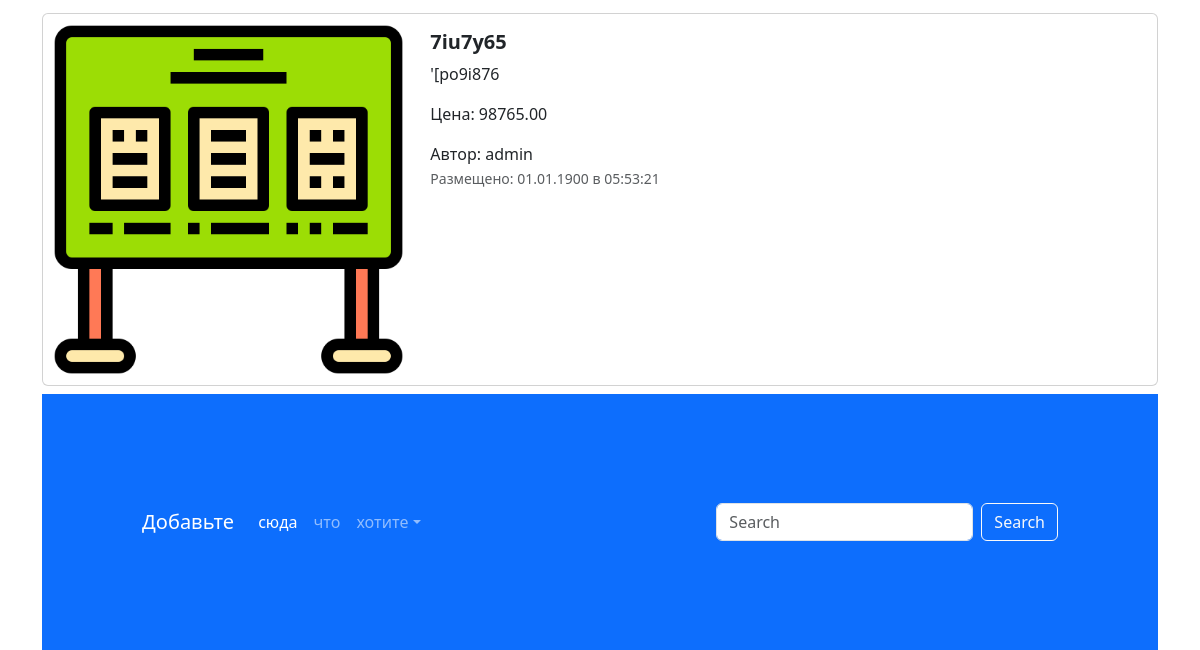
The app's page / (lower part), older data.
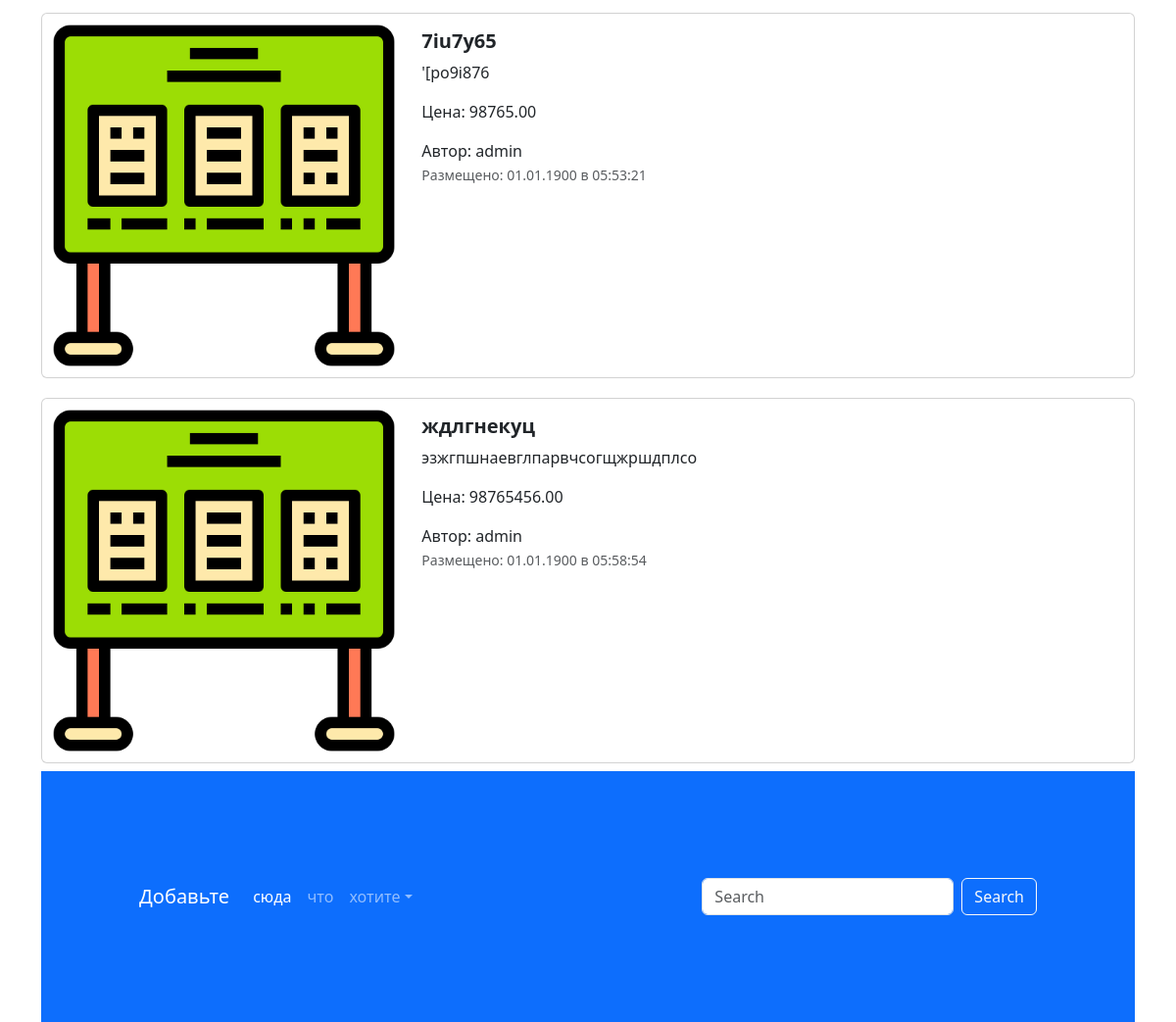
The same page, newer data.
### add/models.py (models this page shows, shortened)
class Advert(models.Model):
    title = models.CharField("Заголовок", max_length=128)
    description = models.TextField("Описание")
    price = models.DecimalField("Цена", max_digits=10, decimal_places=2)
    auction = models.BooleanField("Торг", help_text="Отметьте, если торг уместен")
    created_at = models.DateTimeField(auto_now_add=True)
    updated_at = models.DateTimeField(auto_now=True)
    user = models.ForeignKey(user, verbose_name="Пользователь", on_delete=models.CASCADE)
    image = models.ImageField("Изображение", upload_to="adverts/", default="adverts/adv.png")
    @admin.display(description='Дата создания')
    def date_of_creation(self):
        from django.utils import timezone
        if self.created_at.date() == timezone.now().date():
            created_time = self.created_at.time().strftime("%H:%M:%S")
            return format_html(
                '<span style="color: green; font-weight: bold"> Сегодня в {}</span>', created_time
            )
        return self.created_at.time().strftime("%d.%m.%Y в %H:%M:%S")
    class Meta:
       db_table = 'advertisements'

### add/views.py (the view)
# urls.py: path('', index,  name='main-page'),
def index(request):
    if isinstance(request.user, AnonymousUser):
        user_is_authenticate = False
    else:
        user = authenticate(request, username=request.user.username, password=request.user.password)
        user_is_authenticate = user is None
    adverts = Advert.objects.all()
    context = {"adverts": adverts,
               'user_is_authenticate': user_is_authenticate
               }
    return render(request, 'add/index.html', context)

### templates/add/index.html (shortened to what this page needs)
{% extends 'base.html' %}
{% load static %}
{% block content %}
<div class="container">
  {% for adv in adverts %}
  <div class="col">
    <div class="card mb-2" style="max-width: 1200px; margin-top: 20px;">
      <div class="row g-0">
        <div class="col-md-4">
          <a href="advertisement.html" class="nav-link">
            <img src="{% if adv.image %} {{ adv.image.url }} {% endif %}" class="img-fluid rounded-start" alt="Card title">
          </a>
        </div>
        <div class="col-md-8">
          <div class="card-body">
            <h5 class="card-title">
              <a href="advertisement.html" class="nav-link"><strong>{{adv.title}}</strong></a>
            </h5>
            <a href="advertisement.html" class="nav-link">
              <p class="card-text">
                {{adv.description}}
              </p>
              <p>Цена: {{adv.price}}</p>
              <span>Автор: {{adv.user}}</span>
              <p class="card-text"><small class="text-muted">Размещено: {{adv.date_of_creation}}</small></p>
            </a>
          </div>
        </div>
      </div>
    </div>
</div>
{% endfor %}
<footer style="padding: 100px;" class="bg-primary">
  <nav class="navbar navbar-expand-sm navbar-dark">
    <a class="navbar-brand" href="#">Добавьте</a>
    <div class="collapse navbar-collapse" id="collapsibleNavId">
      <ul class="navbar-nav me-auto mt-2 mt-lg-0">
        <li class="nav-item">
          <a class="nav-link active" href="#" aria-current="page">сюда</a>
        </li>
        <li class="nav-item">
          <a class="nav-link" href="#">что</a>
        </li>
        <li class="nav-item dropdown">
          <a class="nav-link dropdown-toggle" href="#" id="dropdownId" data-bs-toggle="dropdown" aria-haspopup="true"
             aria-expanded="false">хотите</a>
        </li>
      </ul>
      <form class="d-flex my-2 my-lg-0">
        <input class="form-control me-sm-2" type="text" placeholder="Search">
        <button class="btn btn-outline-light my-2 my-sm-0" type="submit">Search</button>
      </form>
    </div>
  </nav>
</footer>
{% endblock %}

Row changes from the older to the newer data that the page shows:
added Advert: image (picture), title "ждлгнекуц", description "эзжгпшнаевглпарвчсогщжршдплсо", price "98765456.00", user "admin", date_of_creation "01.01.1900 в 05:58:54"
